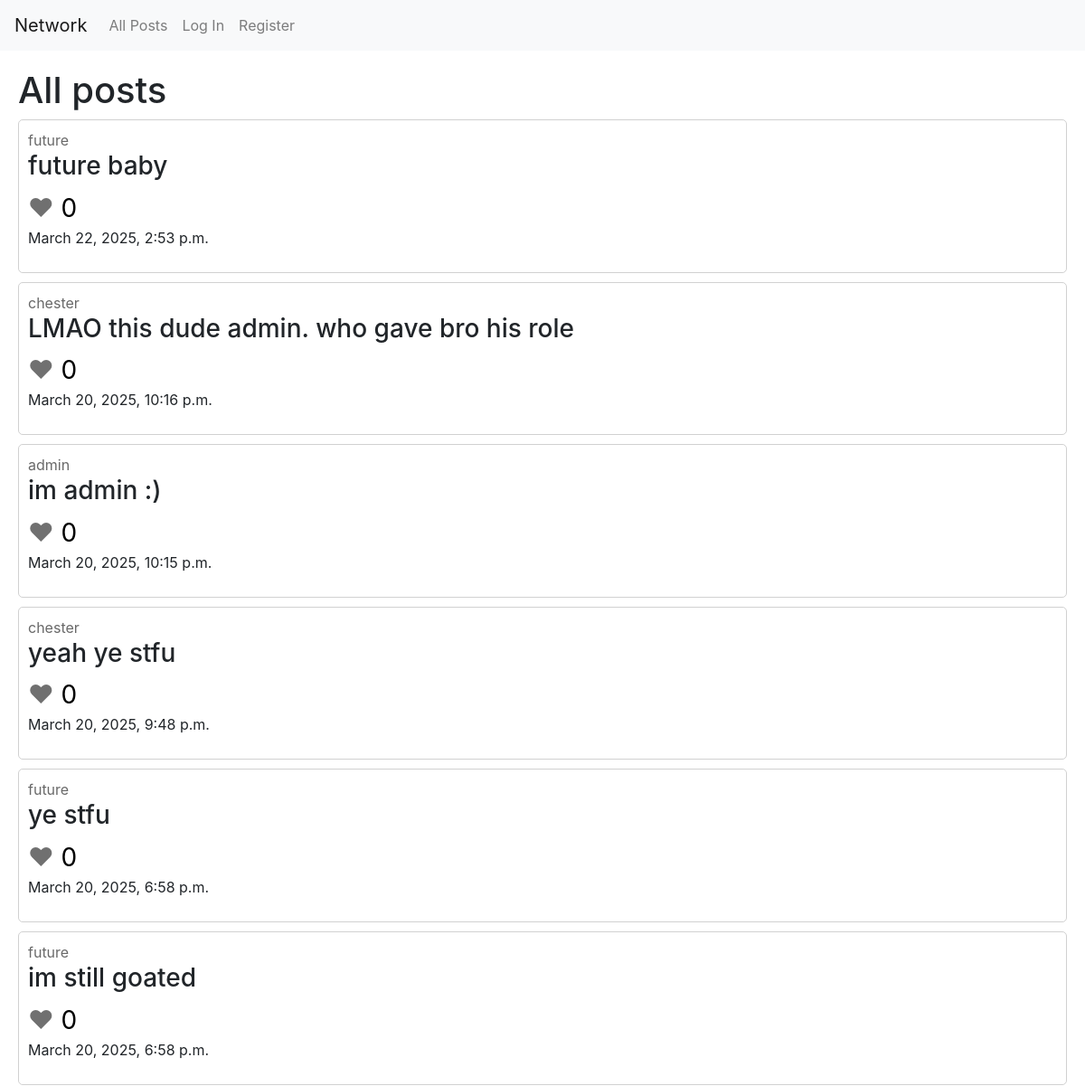
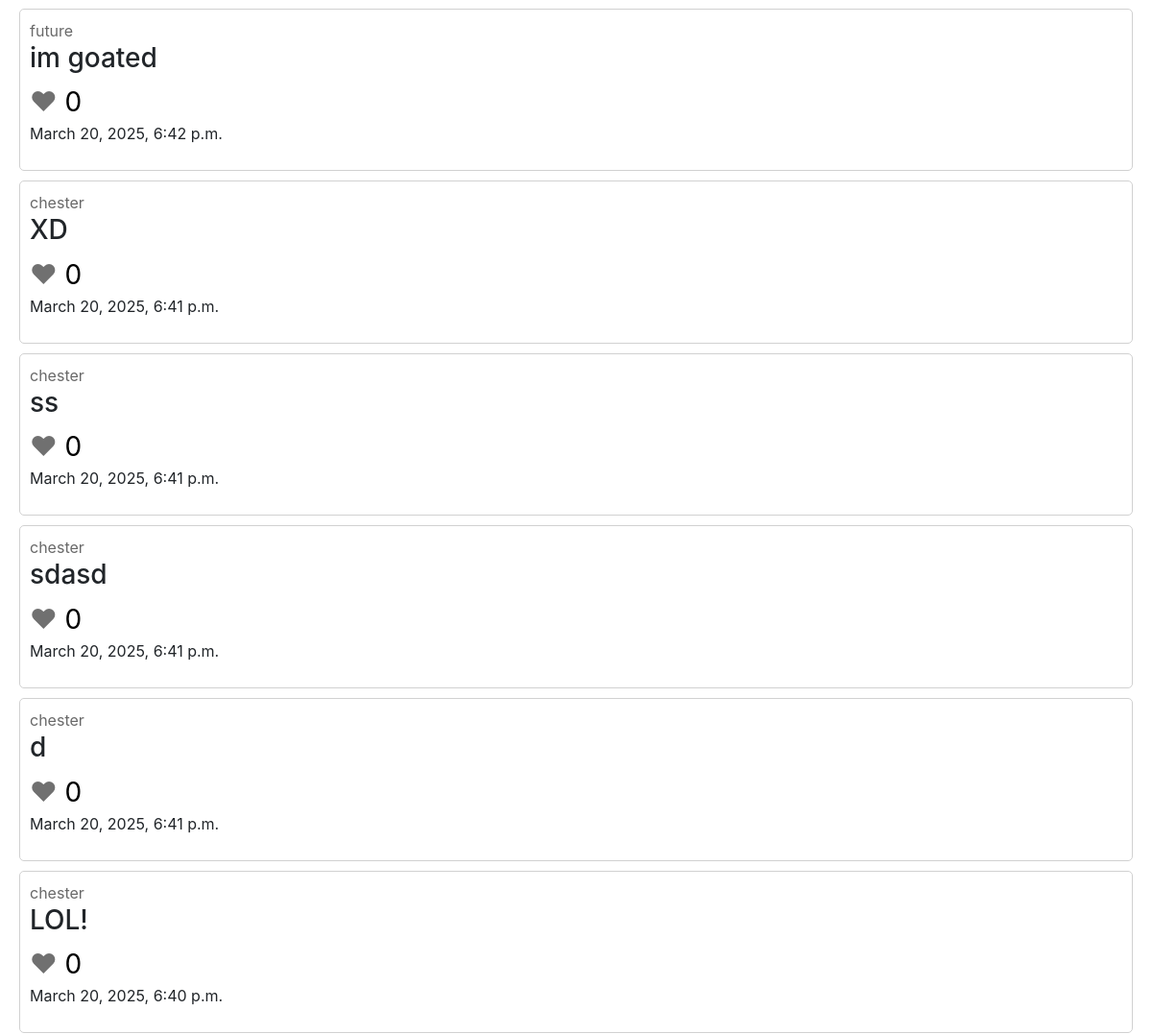
The app's page / (upper part), older data (2 pictures, top to bottom).
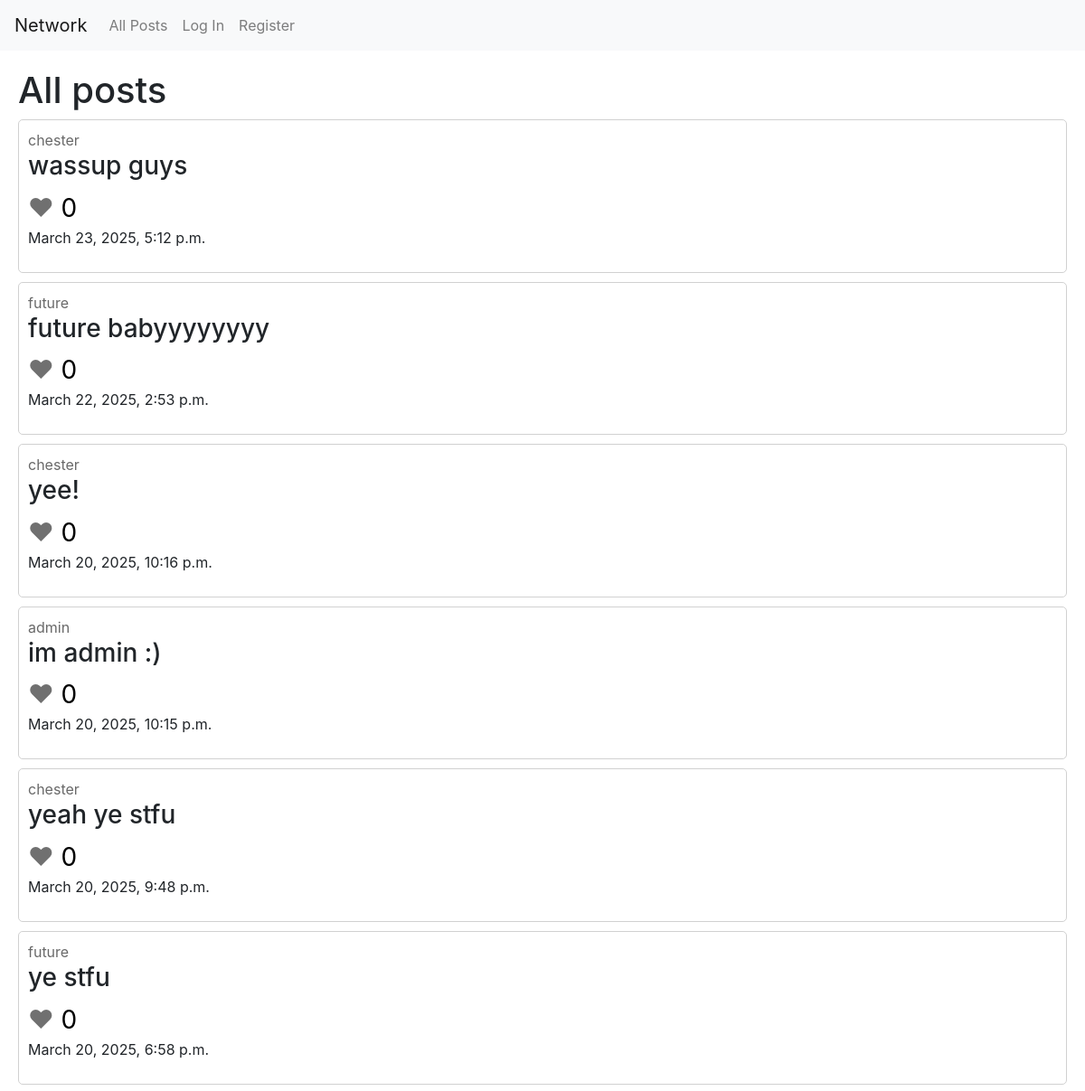
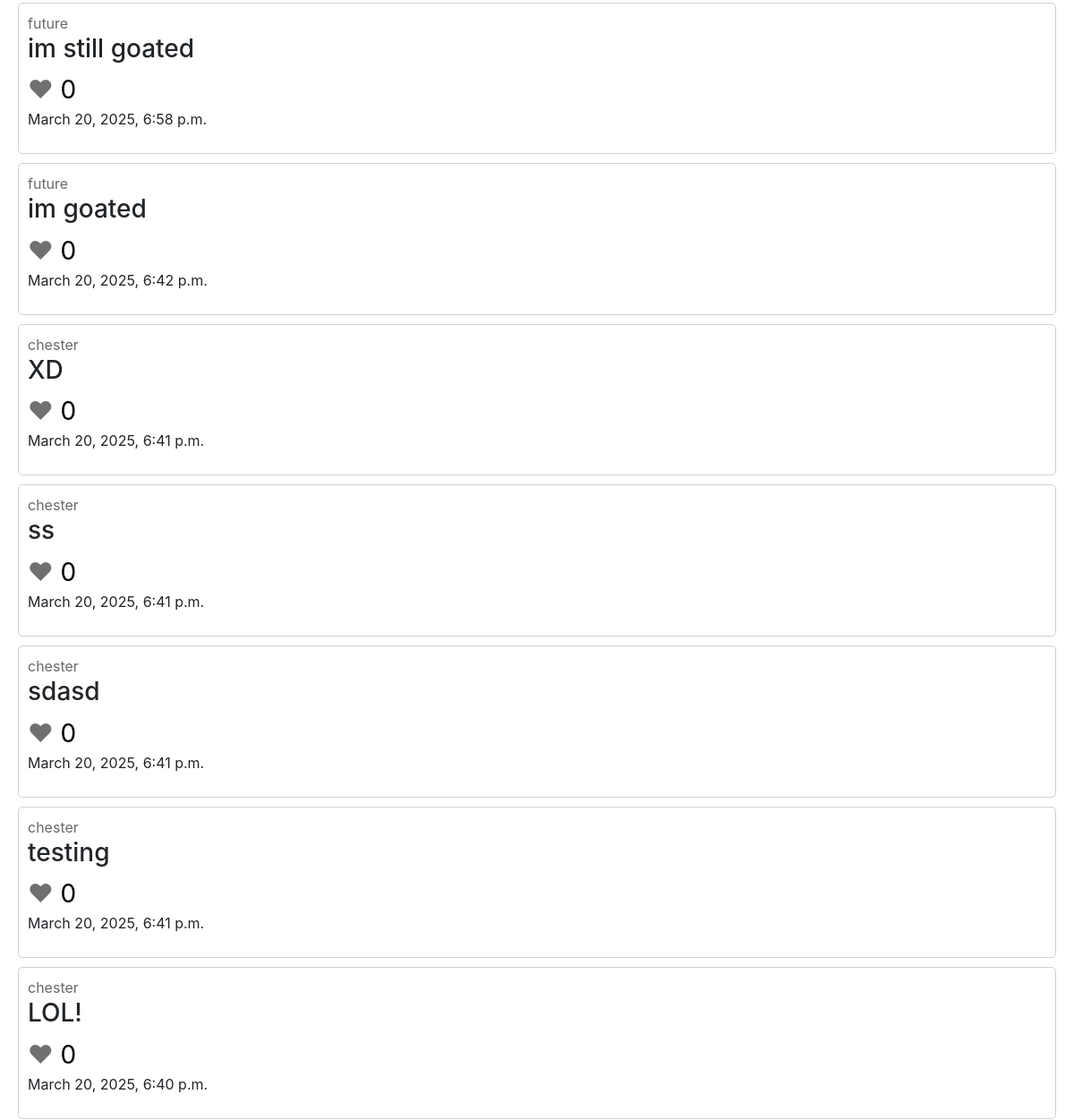
The same page, newer data (2 pictures, top to bottom).
### network/models.py (models this page shows)
class Post(models.Model):
    content = models.TextField(max_length=250)
    likes = models.IntegerField(default=0)
    creator = models.ForeignKey(User, on_delete=models.CASCADE)
    timestamp = models.DateTimeField(auto_now_add=True)

class User(AbstractUser):
    followers = models.ManyToManyField("self", blank=True, symmetrical=False, related_name="following_users")
    following = models.ManyToManyField("self", blank=True, symmetrical=False, related_name="followers_users")

### network/views.py (the view)
# urls.py: path("", views.index, name="index"),
def index(request):
    all_posts = Post.objects.all().order_by("-timestamp")
    if request.method == "POST":
        content = request.POST["content"]
        new_post = Post(content=content, creator=request.user)
        new_post.save()
        return HttpResponseRedirect(reverse('index'))
    else:
        return render(request, "network/index.html", {
            "all_posts": all_posts
        })

### network/templates/network/index.html (shortened to what this page needs)
{% extends "network/layout.html" %}
{% block body %}
    <h1>All posts</h1>
    {% include 'network/posts.html' %}
{% endblock %}

### network/templates/network/posts.html (shortened to what this page needs)
{% for post in all_posts %}
    <div class="post">
        <span><a href="{% url 'user_account' post.creator %}" class="user-link">{{ post.creator }}</a></span>
        <h3 class="post-content">{{ post.content }}</h3>
        <span class="heart">&hearts;</span><span class="likes"> {{ post.likes }}</span>
        <p>
        <span>{{ post.timestamp }}</span>
        </p>
    </div>
    {% empty %}
    <h3>No posts at the moment</h3>
{% endfor %}

Row changes from the older to the newer data that the page shows:
added Post: creator "chester", content "wassup guys", likes "0", timestamp "March 23, 2025, 5:12 p.m."
changed Post: content "future baby" → "future babyyyyyyyy"
changed Post: content "LMAO this dude admin. who gave bro his role" → "yee!"
changed Post: content "d" → "testing"
